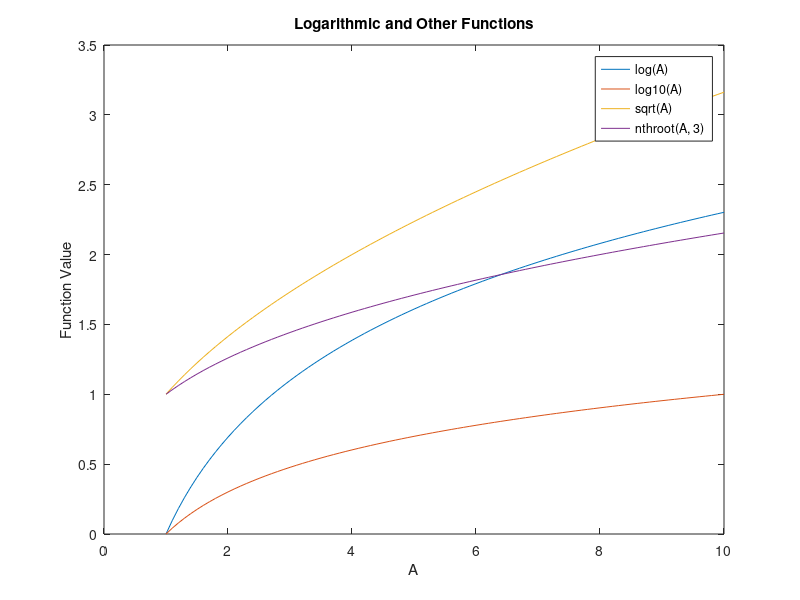

The MATLAB script that drew this image:
 result = round((4.6 + 3.2) / 2);
result_floor = floor((4.6 + 3.2) / 2);
result_ceil = ceil((4.6 + 3.2) / 2);
result_fix = fix((4.6 + 3.2) / 2);
t = 0:0.01:2*pi; % duration from 0 to 2*pi with step size of 0.01
y_sin = sin(t);
y_cos = cos(t);
y_tan = tan(t);
y_sec = 1./cos(t); % reciprocal of cos(t)
y_cosec = 1./sin(t); % reciprocal of sin(t)
y_cot = 1./tan(t); % reciprocal of tan(t)

% plotting the functions
plot(t, y_sin, t, y_cos, t, y_tan, t, y_sec, t, y_cosec, t, y_cot);
legend('sin(t)', 'cos(t)', 'tan(t)', 'sec(t)', 'cosec(t)', 'cot(t)');
xlabel('t');
ylabel('Function Value');
title('Trigonometric Functions');
A = 1:0.1:10; % array from 1 to 10 with step size of 0.1
y_log = log(A);
y_log10 = log10(A);
y_sqrt = sqrt(A);
y_nthroot = nthroot(A, 3); % 3rd root of A

% plotting the functions
plot(A, y_log, A, y_log10, A, y_sqrt, A, y_nthroot);
legend('log(A)', 'log10(A)', 'sqrt(A)', 'nthroot(A, 3)');
xlabel('A');
ylabel('Function Value');
title('Logarithmic and Other Functions');
